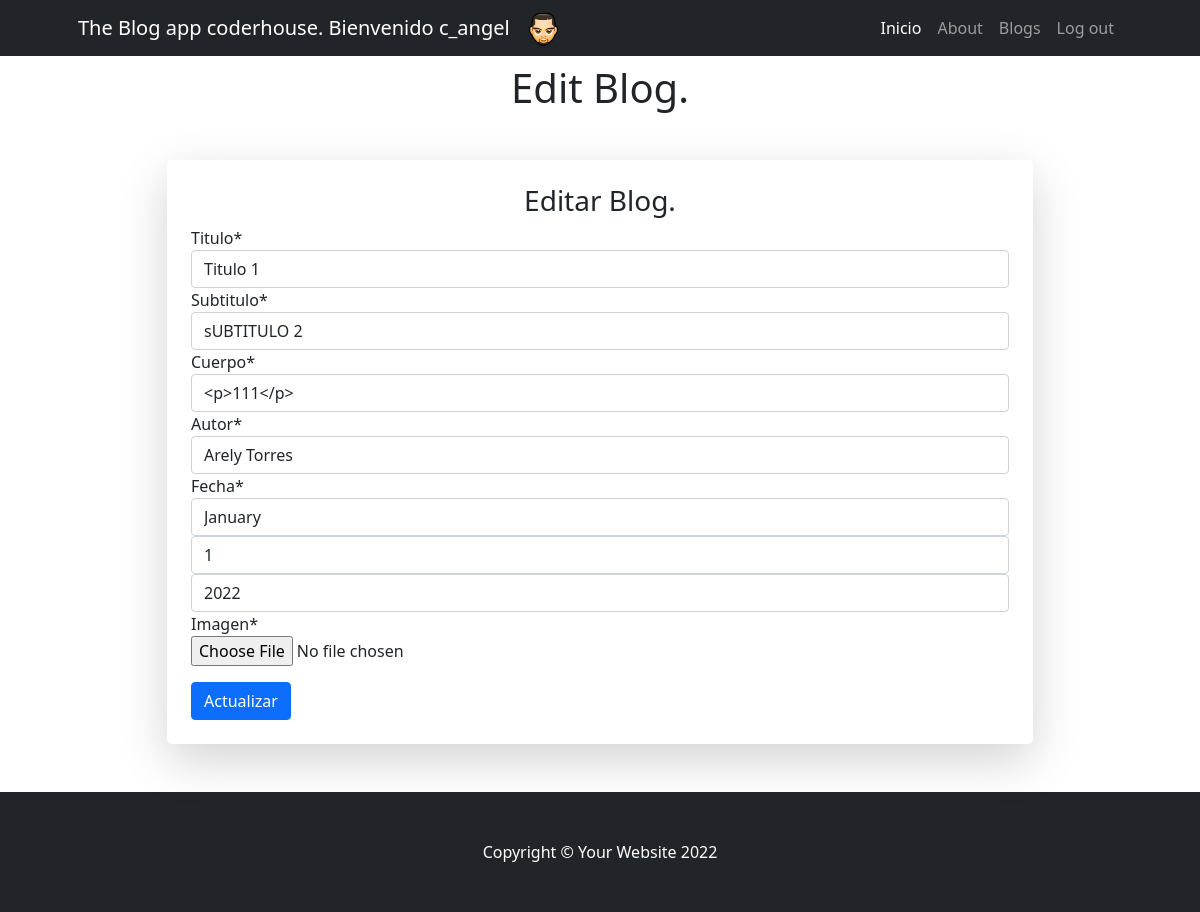
Page /the_blog/edit_page/2 (signed in) on the committed database.
### the_blog/models.py (models this page shows)
class Page(Model):
    titulo = models.CharField(max_length = 50)
    subtitulo = models.CharField(max_length = 50)
    cuerpo =  RichTextField()
    autor = models.CharField(max_length = 50)
    fecha = models.DateField()
    imagen = models.ImageField()

### the_blog/views.py (the view)
# urls.py: path('edit_page/<id>',      edit_page,      name='edit_page'),
@login_required
def edit_page(request, id):
    current_page = Page.objects.get(id=id)
    print('*****')
    print(current_page)
    print(request.method)
    if request.method == 'POST':
        print('dentro del if')
        form_page = PageForm(request.POST)
        print(f'*****{form_page.is_valid()}*****')
        if form_page.is_valid():
            info = form_page.cleaned_data
            current_page.titulo = info['titulo']
            print(info['titulo'])
            current_page.subtitulo = info['subtitulo']
            print(info['subtitulo'])
            current_page.cuerpo = info['cuerpo']
            print(info['cuerpo'])
            current_page.autor = info['autor']
            print(info['autor'])
            current_page.fecha  = info['fecha']
            print(info['fecha'])
            current_page.imagen = info['imagen']
            current_page.save()
            pages = Page.objects.all()
            return render(request, 'the_blog/pages.html', {'pages': pages})
    else:
        form_page = PageForm(initial={
            'titulo': current_page.titulo,
            'subtitulo': current_page.subtitulo,
            'cuerpo': current_page.cuerpo,
            'autor': current_page.autor,
            'fecha': current_page.fecha,
            'imagen': current_page.imagen.url
        })
        return render(request, 'the_blog/edit_page.html', {'formulario': form_page, 'page': current_page, 'avatar': get_avatar(request)})

### the_blog/forms.py
class PageForm(forms.Form):
    titulo =    forms.CharField(max_length = 50)
    subtitulo = forms.CharField(max_length = 50)
    cuerpo =    forms.CharField(widget = CKEditorWidget())
    autor =     forms.CharField(max_length = 50)
    fecha =     forms.DateField(widget=SelectDateWidget())
    imagen =    forms.ImageField(label="Imagen")

### the_blog/views.py (called while the page is built)
def get_avatar(request):
    avatar_list = Avatar.objects.filter(user=request.user)
    print(avatar_list)
    if len(avatar_list) > 0:
        avatar_image = avatar_list[0].imagen.url
    else:
        avatar_image = '/media/avatares/default_avatar/default.png'
    print(avatar_image)
    return avatar_image

### the_blog/templates/the_blog/edit_page.html (shortened to what this page needs)
{% extends 'the_blog/padre.html' %}
{% load crispy_forms_tags  %}
{% load static %}
{% block titulo %}
<h1 class="mb-5">Edit Blog.</h1>
{% endblock %}
{% block custom_content %}
<div class="container px-5 my-5">
    <div class="row justify-content-center align-self-center">
        <div class="col-lg-10">
            <div class="card border-0 rounded-3 shadow-lg">
                <div class="card-body p-4">
                    <div class="text-center">
                        <div class="h3 fw-light">Editar Blog.</div>
                    </div>
                    <form action="{% url 'edit_page' page.id %}" method="POST" enctype="multipart/form-data"> {% csrf_token %}
                        <table class="table">
                            {{ formulario |crispy }}
                        </table>
                        <div>
                            <input class="btn btn-primary" type="submit" value="Actualizar">
                        </div>
                    </form>
                </div>
            </div>
        </div>
    </div>
</div>
{% endblock %}

### the_blog/templates/the_blog/padre.html (shortened to what this page needs)
<!DOCTYPE html>
<html lang="en">
    <head>
        {% load static %}
        <link href="https://cdn.jsdelivr.net/npm/bootstrap-icons@1.4.1/font/bootstrap-icons.css" rel="stylesheet" />
        <link href="{% static 'the_blog/css/styles.css' %}" rel="stylesheet" />
    </head>
    <body>
        <nav class="navbar navbar-expand-lg navbar-dark bg-dark">
            <div class="container px-lg-5">
                {% if user.is_authenticated %}
                <a class="navbar-brand" href="#!">The Blog app coderhouse. Bienvenido {{user}}</a>
                <img height="35px" src="{{ avatar }}" alt=""/>
                {% else %}
                <a class="navbar-brand" href="#!">The Blog app coderhouse.</a>
                {% endif %}
                <div class="collapse navbar-collapse" id="navbarSupportedContent">
                    <ul class="navbar-nav ms-auto mb-2 mb-lg-0">
                        <li class="nav-item"><a class="nav-link active" aria-current="page" href="{% url 'inicio' %}">Inicio</a></li>
                        <li class="nav-item"><a class="nav-link" href="{% url 'about' %}">About</a></li>
                        <li class="nav-item"><a class="nav-link" href="{% url 'pages' %}">Blogs</a></li>
                        {% if user.is_authenticated %}
                        <li class="nav-item"><a class="nav-link" href="{% url 'logout' %}">Log out</a></li>
                        {% else %}
                        <li class="nav-item"><a class="nav-link" href="{% url 'login' %}">Log in</a></li>
                        <li class="nav-item"><a class="nav-link" href="{% url 'register' %}">Sign up</a></li>
                        {% endif %}
                    </ul>
                </div>
            </div>
        </nav>
        <div class="mb-3 text-center">
            <h1>
                {% block titulo %}
                {% endblock %}
            </h1>
        </div>
        {% block custom_content %}
        {% endblock %}
        <footer class="py-5 bg-dark">
            <div class="container"><p class="m-0 text-center text-white">Copyright &copy; Your Website 2022</p></div>
        </footer>
    </body>
</html>

### rows in the picture
Page: titulo "Titulo 1", subtitulo "sUBTITULO 2", cuerpo "<p>111</p>", autor "Arely Torres"

### other values in the picture
{{ user }} "c_angel"
